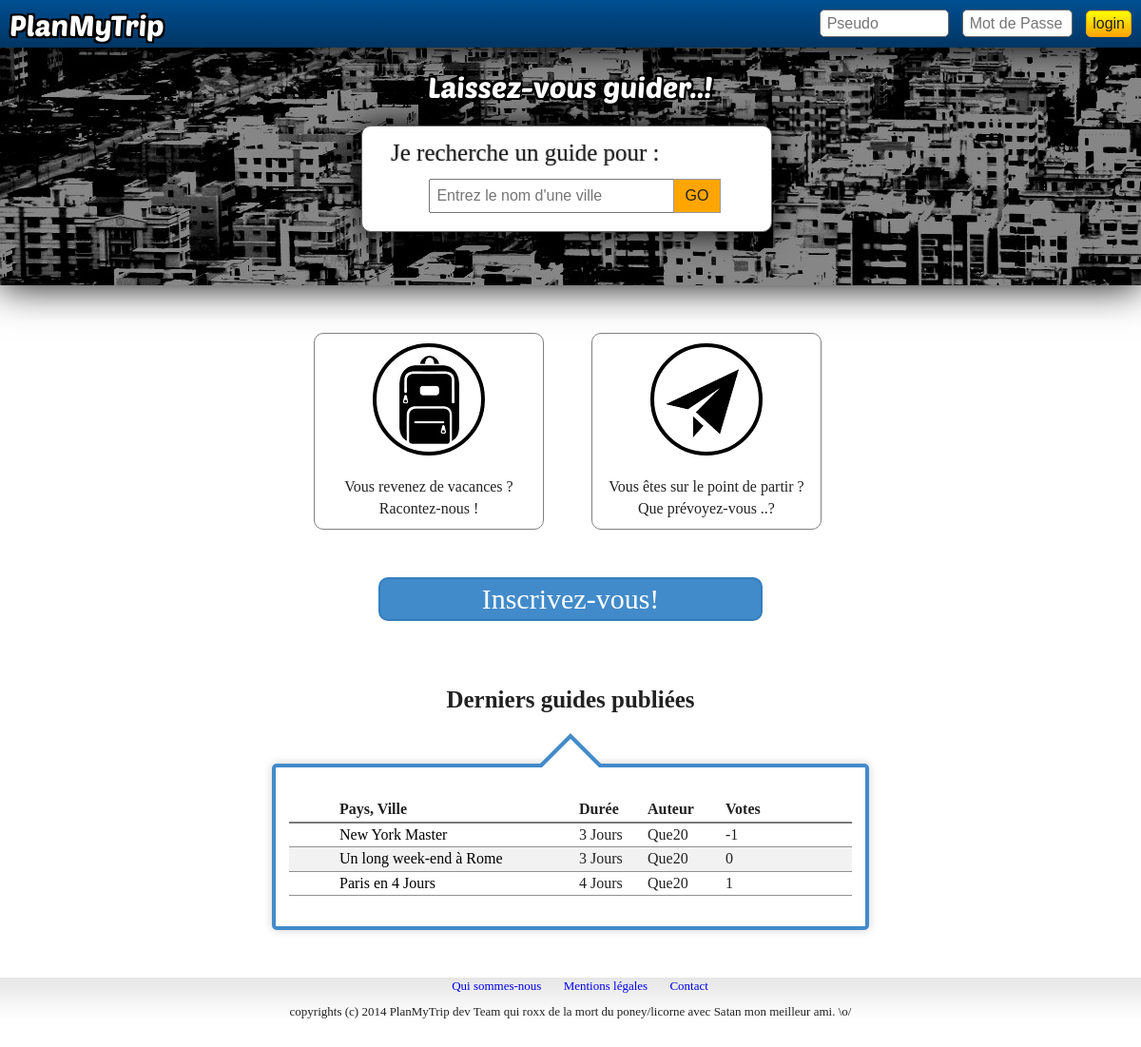
The page / on the database its author committed.
### tables this page shows
CREATE TABLE IF NOT EXISTS `votes` (
  `idGuide` int(11) NOT NULL,
  `nbDown` int(11) NOT NULL,
  `nbUp` int(11) NOT NULL,
  PRIMARY KEY (`idGuide`)
);

CREATE TABLE IF NOT EXISTS `guide` (
  `Id_Guide` int(11) NOT NULL AUTO_INCREMENT,
  `Titre` text NOT NULL,
  `Contenu` text NOT NULL,
  `Id_User` int(11) NOT NULL,
  `Pays` text NOT NULL,
  `Ville` text,
  `Datetime` timestamp NOT NULL DEFAULT CURRENT_TIMESTAMP,
  `duration` int(1) NOT NULL,
  `isValide` tinyint(1) NOT NULL,
  PRIMARY KEY (`Id_Guide`),
  KEY `Id_User` (`Id_User`)
);

### index.php (the view, shortened to what this page needs)
<?php
try{
    $pdo_options[PDO::ATTR_ERRMODE] = PDO::ERRMODE_EXCEPTION;
    $bdd = new PDO('mysql:host=localhost;dbname=planmytrip', 'root', '', $pdo_options);
    $bdd->exec("set names utf8");
}catch (Exception $e){
    die('Erreur : ' . $e->getMessage());
}
include("pages/topbar.php");
?>
            <div id="content">
                <div id="textPres">Laissez-vous guider..!</div>
                <div id="search">
                    <form action="search/index.php?<?php echo isset($_GET['search']);?>&<?php echo isset($_GET['duration']);?>">
                    <span style="font-size:25px;text-shadow:0px 0px 2px #999999;">Je recherche un guide pour :</span><br>
                    <input type=text class="searchBar" name="search" placeholder=" Entrez le nom d'une ville" autocomplete="off">
                    <input type="submit" class="searchGo" value="GO">
                    </form>
                </div>
            </div>
            <div id="intro">
                <div id="back">
                    <div class="imageIntro1"></div><br>
                    Vous revenez de vacances ?<br>
                    Racontez-nous !
                </div>
                <div id="go">
                    <div class="imageIntro2"></div><br>
                    Vous êtes sur le point de partir ?<br>
                    Que prévoyez-vous ..?
                </div>
                <?php
                if (!isset($_SESSION['id']) && !isset($_SESSION['pseudo'])){
                ?>
                <div id="signup">
                    <a href="http://<?php echo $_SERVER['HTTP_HOST'] ?>/PlanMyTrip/pages/registration/">Inscrivez-vous!</a>
                </div>
                <?php
                }
                else{
                ?>
                <div id="propose">
                    <a href="http://<?php echo $_SERVER['HTTP_HOST'] ?>/PlanMyTrip/pages/new_guide/">Proposez votre Guide</a>
                </div>
                <?php
                }
                ?>
                <br><br>
            </div>
            <div style="font-weight:bold;font-size:25px;margin-top:20px;margin-bottom:15px;text-align:center;">Derniers guides publiées</div>
            <div id="last">
                <br><table>
                    <thead>
                    <tr>
                        <th style="width:50px"></th>
                        <th style="width:250px">Pays, Ville</th>
                        <th style="width:70px">Durée</th>
                        <th style="width:80px">Auteur</th>
                        <th style="width:80px">Votes</th>
                        <th style="width:50px"></th>
                    </tr>
                    </thead>
                    <tbody>
                    <?php
                    $lastGuids = $bdd->prepare("SELECT * FROM guide ORDER BY Id_Guide DESC LIMIT 0 , 5");
                    $lastGuids->execute();
                    while($guide=$lastGuids->fetch()){
                        $user = $bdd->prepare("SELECT Pseudo FROM user WHERE Id_User LIKE ?");
                        $user->execute(array($guide['Id_User']));
                        $vote = $bdd->prepare("SELECT  `nbDown` ,  `nbUp` FROM  `votes` WHERE  `idGuide` LIKE ?");
                        $vote->execute(array($guide['Id_Guide']));
                        while($u=$user->fetch()){
                            while($v=$vote->fetch()){
                    ?>
                    <tr>
                        <td></td>
                        <td><a href="pages/guide/index.php?Id_Guide=<?php echo $guide['Id_Guide'] ?>" style="color:black;"><?php echo $guide['Titre']; ?></a></td>
                        <td><?php echo $guide['duration']; ?> Jours</td>
                        <td><?php echo $u['Pseudo']; ?></td>
                        <td><?php echo $v['nbUp']-$v['nbDown']; ?></td>
                        <td></td>
                    </tr>
                    <?php
                                }
                            }
                        }
                    ?>
                    </tbody>
                </table><br>
            </div>
            <?php include("pages/footer.php"); ?>
    </body>
</html>

### css/main.css (style rules this page uses)
html, button, input, select, textarea { color: #222; }
body { font-size: 1em; line-height: 1.4; }
body { font-family: "Myriad-Pro"; }
a { text-decoration: none; }
#content { position: relative; z-index: 1; margin:0; padding:0; height: 300px; width: 100%; box-shadow: 0px 0px 40px black; background-size: cover; background: url("../img/citybig.jpg") no-repeat; -background-color: black; }
#textPres { padding-top: 70px; -padding-left: 20%; color:white; font-size: 30px; -text-shadow:5px 5px 2px black; font-family: "Poetsen One"; text-shadow: black 2px 2px, black -2px 2px, black -2px -2px, black 2px -2px; }
#search { position: absolute; margin-top: 20px; border:1px solid dimgray; border-radius: 10px; background-color: white; box-shadow: 0px 0px 30px black; width: 400px; min-width: 350px; height: 100px; padding-left: 30px; padding-top: 10px; }
.searchBar { margin-top: 10px; margin-left: 40px; width: 250px; height: 30px; }
.searchGo { width: 50px; height: 36px; margin-left: -5px; border: 1px solid #999999; background-color: orange; }
#go { text-align: center; padding-top: 10px; padding-bottom: 10px; padding-left: 10px; padding-right: 10px; border:1px solid gray; border-radius: 10px; float:left; margin-bottom: 50px; margin-top: 50px; width: 220px; }
#back { text-align: center; padding-top: 10px; padding-bottom: 10px; padding-left: 10px; padding-right: 10px; border:1px solid gray; border-radius: 10px; float: left; margin-bottom: 50px; margin-top: 50px; width: 220px; margin-right: 50px; }
#last { margin: auto; margin-top: 50px; margin-bottom: 50px; padding: 10px; position: relative; background: #FFF; border: 4px solid #428bca; width: 600px; border-radius: 5px; box-shadow: 0px 0px 10px #CFCFCF; }
#last:after, #last:before { bottom: 100%; left: 50%; border: solid transparent; content: " "; height: 0; width: 0; position: absolute; pointer-events: none; }
#last:after { border-color: rgba(136, 183, 213, 0); border-bottom-color: #FFF; border-width: 30px; margin-left: -30px; }
#last:before { border-color: rgba(194, 225, 245, 0); border-bottom-color: #428bca; border-width: 36px; margin-left: -36px; }
#last table { border-spacing: 2px; border-color: gray; text-align: left; margin: auto; }
#last table td { -width: 200px; }
#last table tr { border-bottom:1px solid #919191; }
#last table tbody tr:nth-child(even) { background-color:#F2F2F2; }
#last table thead { display: table-header-group; vertical-align: middle; border-color: inherit; border-bottom: 2px solid #7A7A7A; }
#last table tbody { display: table-row-group; vertical-align: middle; border-color: inherit; }
#intro { margin:auto; clear:both; width: 540px; }
.imageIntro1 { margin:auto; border-radius: 60px; width:110px; height: 110px; border:4px solid black; background: url('../img/vacances.jpg') no-repeat center; }
.imageIntro2 { margin:auto; border-radius: 60px; width:110px; height: 110px; border:4px solid black; background: url('../img/plane.png') no-repeat center; }
#signup { clear:both; width: 400px; margin:auto; background-color: #428bca; border:2px solid #357ebd; text-align: center; font-size: 30px; color:white; border-radius: 10px; }
#signup a { color:white; }

### rows shown on the page
votes: idGuide.Titre "New York Master", idGuide.duration "3", Pseudo "Que20", $v['nbUp']-$v['nbDown'] "-1"
votes: idGuide.Titre "Un long week-end à Rome", idGuide.duration "3", Pseudo "Que20", $v['nbUp']-$v['nbDown'] "0"
votes: idGuide.Titre "Paris en 4 Jours", idGuide.duration "4", Pseudo "Que20", $v['nbUp']-$v['nbDown'] "1"
